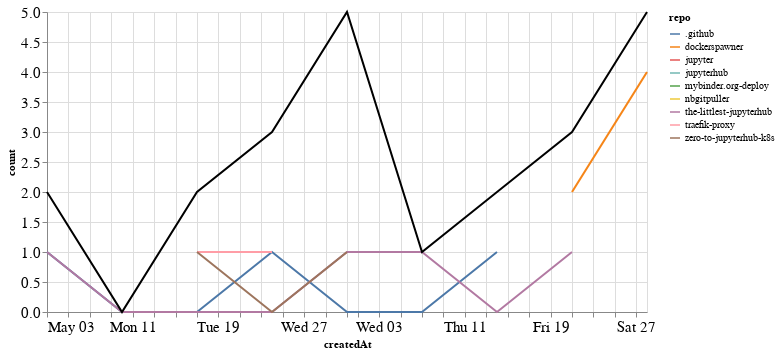

Notebook source saved alongside this figure:
### Markdown cell above
## PRs

### Code cell
prs_time = prs.groupby('repo').resample('W', on='createdAt').count()['author'].reset_index()
prs_time = prs_time.rename(columns={'author': 'count'})
prs_time_total = prs_time.groupby('createdAt').agg({"count": "sum"}).reset_index()

ch1 = alt.Chart(prs_time, width=600).mark_line().encode(
    x='createdAt',
    y='count',
    color='repo',
    tooltip="repo"
)

ch2 = alt.Chart(prs_time_total, width=600).mark_line(color="black").encode(
    x='createdAt',
    y='count',
)

ch1 + ch2

### Figure 1 — Vega-Lite specification as saved in the notebook (floating-point values rounded to 4 significant figures)
{"config": {"axisLeft": {"labelFontSize": 15}, "axisBottom": {"labelFontSize": 15}}, "layer": [{"data": {"name": "data-cb0ea2b0349a262458c04453e8452b46"}, "mark": "line", "encoding": {"color": {"type": "nominal", "field": "repo"}, "tooltip": {"type": "nominal", "field": "repo"}, "x": {"type": "temporal", "field": "createdAt"}, "y": {"type": "quantitative", "field": "count"}}, "width": 600}, {"data": {"name": "data-50c3867036d917324a6d0b42c402c2ba"}, "mark": {"type": "line", "color": "black"}, "encoding": {"x": {"type": "temporal", "field": "createdAt"}, "y": {"type": "quantitative", "field": "count"}}, "width": 600}], "$schema": "https://vega.github.io/schema/vega-lite/v4.8.1.json", "datasets": {"data-cb0ea2b0349a262458c04453e8452b46": [{"repo": ".github", "createdAt": "2020-05-03T00:00:00", "count": 1}, {"repo": ".github", "createdAt": "2020-05-10T00:00:00", "count": 0}, {"repo": ".github", "createdAt": "2020-05-17T00:00:00", "count": 0}, {"repo": ".github", "createdAt": "2020-05-24T00:00:00", "count": 1}, {"repo": ".github", "createdAt": "2020-05-31T00:00:00", "count": 0}, {"repo": ".github", "createdAt": "2020-06-07T00:00:00", "count": 0}, {"repo": ".github", "createdAt": "2020-06-14T00:00:00", "count": 1}, {"repo": "dockerspawner", "createdAt": "2020-06-21T00:00:00", "count": 2}, {"repo": "dockerspawner", "createdAt": "2020-06-28T00:00:00", "count": 4}, {"repo": "jupyter", "createdAt": "2020-06-14T00:00:00", "count": 1}, {"repo": "jupyterhub", "createdAt": "2020-05-31T00:00:00", "count": 3}, {"repo": "mybinder.org-deploy", "createdAt": "2020-05-24T00:00:00", "count": 1}, {"repo": "nbgitpuller", "createdAt": "2020-06-28T00:00:00", "count": 1}, {"repo": "the-littlest-jupyterhub", "createdAt": "2020-05-03T00:00:00", "count": 1}, {"repo": "the-littlest-jupyterhub", "createdAt": "2020-05-10T00:00:00", "count": 0}, {"repo": "the-littlest-jupyterhub", "createdAt": "2020-05-17T00:00:00", "count": 0}, {"repo": "the-littlest-jupyterhub", "createdAt": "2020-05-24T00:00:00", "count": 0}, {"repo": "the-littlest-jupyterhub", "createdAt": "2020-05-31T00:00:00", "count": 1}, {"repo": "the-littlest-jupyterhub", "createdAt": "2020-06-07T00:00:00", "count": 1}, {"repo": "the-littlest-jupyterhub", "createdAt": "2020-06-14T00:00:00", "count": 0}, {"repo": "the-littlest-jupyterhub", "createdAt": "2020-06-21T00:00:00", "count": 1}, {"repo": "traefik-proxy", "createdAt": "2020-05-17T00:00:00", "count": 1}, {"repo": "traefik-proxy", "createdAt": "2020-05-24T00:00:00", "count": 1}, {"repo": "zero-to-jupyterhub-k8s", "createdAt": "2020-05-17T00:00:00", "count": 1}, {"repo": "zero-to-jupyterhub-k8s", "createdAt": "2020-05-24T00:00:00", "count": 0}, {"repo": "zero-to-jupyterhub-k8s", "createdAt": "2020-05-31T00:00:00", "count": 1}], "data-50c3867036d917324a6d0b42c402c2ba": [{"createdAt": "2020-05-03T00:00:00", "count": 2}, {"createdAt": "2020-05-10T00:00:00", "count": 0}, {"createdAt": "2020-05-17T00:00:00", "count": 2}, {"createdAt": "2020-05-24T00:00:00", "count": 3}, {"createdAt": "2020-05-31T00:00:00", "count": 5}, {"createdAt": "2020-06-07T00:00:00", "count": 1}, {"createdAt": "2020-06-14T00:00:00", "count": 2}, {"createdAt": "2020-06-21T00:00:00", "count": 3}, {"createdAt": "2020-06-28T00:00:00", "count": 5}]}}
